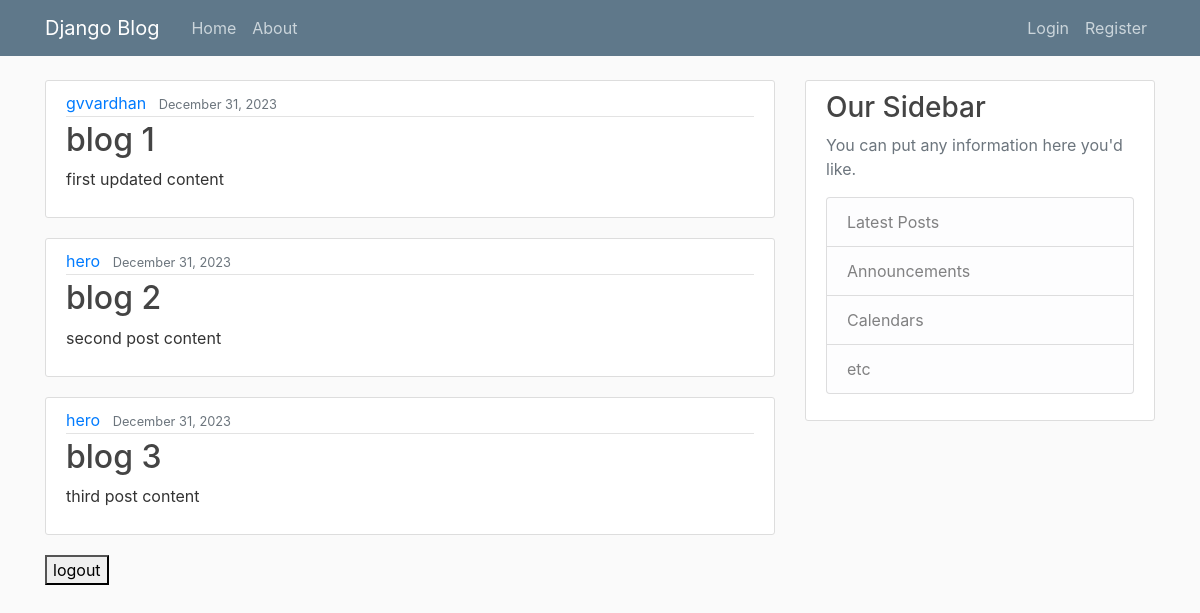
The page / on the database its author committed.
### blog/models.py (models this page shows, shortened)
class Post(models.Model):
    title =  models.CharField(max_length=100)
    concept = models.TextField()
    date_posted = models.DateTimeField(default = timezone.now)
    author = models.ForeignKey(User, on_delete = models.CASCADE)

### blog/views.py (the view)
# urls.py: path('', views.home , name = 'blog-home'),
def home(request):
    context = {
        'posts' : Post.objects.all()
    }
    return render(request,'blog/home.html',context)

### blog/templates/blog/home.html (shortened to what this page needs)
{% extends "blog/base.html" %}
{% block content %}
    {% for x in posts %}
      <article class="media content-section">
        <div class="media-body">
          <div class="article-metadata">
            <a class="mr-2" href="#">{{ x.author }}</a>
            <small class="text-muted">{{ x.date_posted | date:"F d, Y"}}</small>
          </div>
          <h2><a class="article-title" href="#">{{ x.title }}</a></h2>
          <p class="article-content">{{ x.concept }}</p>
        </div>
      </article>
    {% endfor %}
    <form method="post" action="{% url 'logout' %}">
      <button type="submit">logout</button>
  </form>
{% endblock content %}

### blog/templates/blog/base.html (shortened to what this page needs)
{% load static %}
<!DOCTYPE html>
<html lang="en">
<head>
    <link rel="stylesheet" href="https://cdn.jsdelivr.net/npm/bootstrap@4.4.1/dist/css/bootstrap.min.css">
    <link rel = "stylesheet" type = "text/css" href = "{% static 'blog/main.css' %}">
</head>
<body>
    <header class="site-header">
        <nav class="navbar navbar-expand-md navbar-dark bg-steel fixed-top">
          <div class="container">
            <a class="navbar-brand mr-4" href="{% url 'blog-home' %}">Django Blog</a>
            <div class="collapse navbar-collapse" id="navbarToggle">
              <div class="navbar-nav mr-auto">
                <a class="nav-item nav-link" href="{% url 'blog-home' %}">Home</a>
                <a class="nav-item nav-link" href="{% url 'blog-about' %}">About</a>
              </div>
              <div class="navbar-nav">
                {% if user.is_authenticated %}
                <a class="nav-item nav-link" href="{% url 'profile' %}" >Profile</a
                <a class="nav-item nav-link" href="{% url 'logout' %}">Logout</a>
                {% else %}
                <a class="nav-item nav-link" href="{% url 'login' %}">Login</a>
                <a class="nav-item nav-link" href="{% url 'register' %}">Register</a>
                {% endif %}
              </div>
            </div>
          </div>
        </nav>
      </header>
      <main role="main" class="container">
        <div class="row">
          <div class="col-md-8">
            {% block content %}{% endblock %}
          </div>
          <div class="col-md-4">
            <div class="content-section">
              <h3>Our Sidebar</h3>
              <p class='text-muted'>You can put any information here you'd like.
                <ul class="list-group">
                  <li class="list-group-item list-group-item-light">Latest Posts</li>
                  <li class="list-group-item list-group-item-light">Announcements</li>
                  <li class="list-group-item list-group-item-light">Calendars</li>
                  <li class="list-group-item list-group-item-light">etc</li>
                </ul>
              </p>
            </div>
          </div>
        </div>
      </main>
</body>
</html>

### blog/static/blog/main.css (style rules this page uses)
body { background: #fafafa; color: #333333; margin-top: 5rem; }
h1, h2, h3, h4, h5, h6 { color: #444444; }
ul { margin: 0; }
.bg-steel { background-color: #5f788a; }
.site-header .navbar-nav .nav-link { color: #cbd5db; }
.content-section { background: #ffffff; padding: 10px 20px; border: 1px solid #dddddd; border-radius: 3px; margin-bottom: 20px; }
.article-title { color: #444444; }
.article-content { white-space: pre-line; }
.article-metadata { padding-bottom: 1px; margin-bottom: 4px; border-bottom: 1px solid #e3e3e3 }

### rows shown on the page
Post: author "gvvardhan", date_posted "December 31, 2023", title "blog 1", concept "first updated content"
Post: author "hero", date_posted "December 31, 2023", title "blog 2", concept "second post content"
Post: author "hero", date_posted "December 31, 2023", title "blog 3", concept "third post content"
